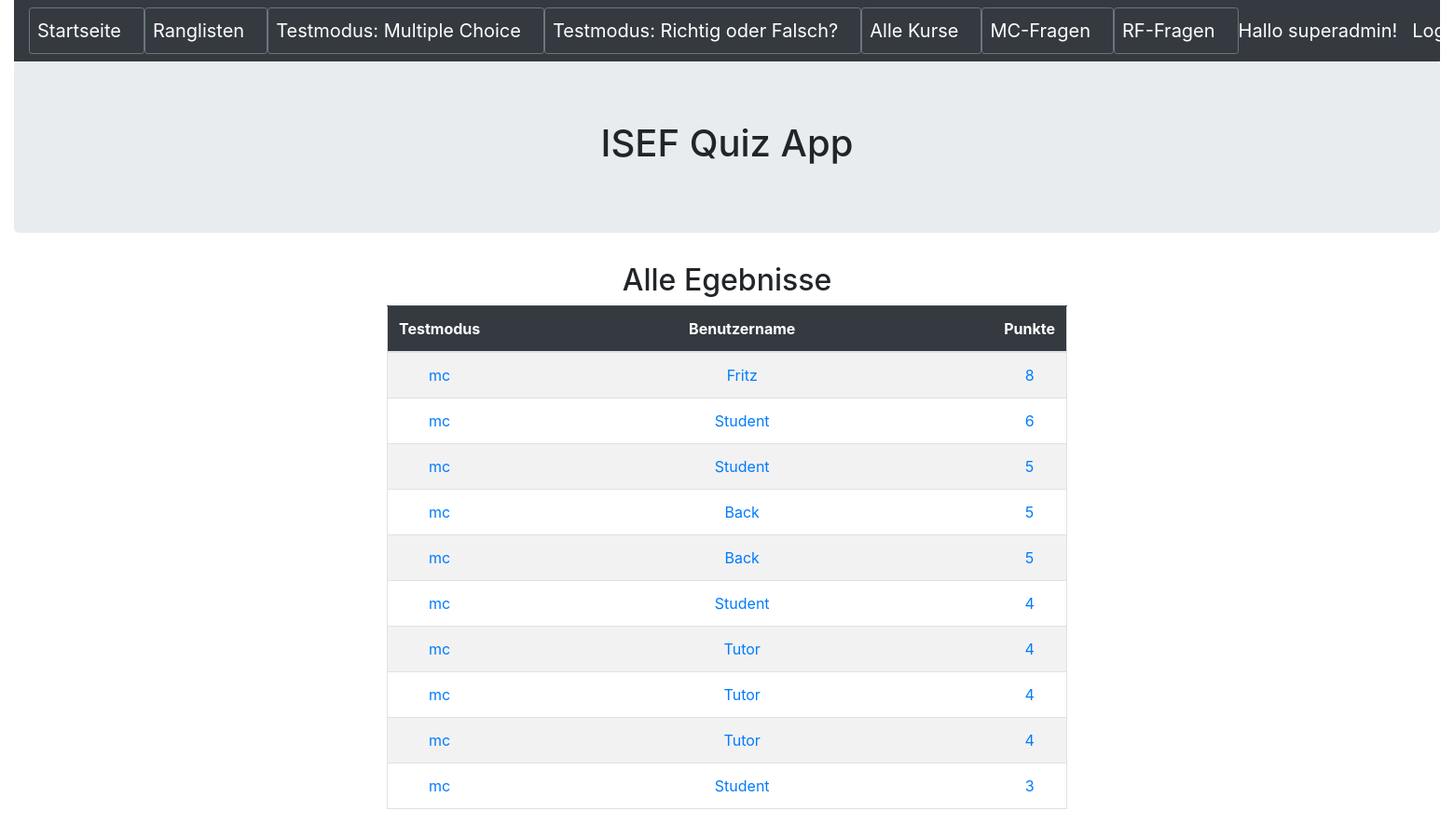
The app's page /ergebnismctoppunkte (signed in) with its own data.
### quiz/models.py (models this page shows, shortened)
class Ergebnis(models.Model):
    testmodus = models.CharField(max_length=20,blank=False)
    benutzername = models.CharField(max_length=50,blank=False)
    kursid = models.CharField(max_length=5,blank=False)
    kursname = models.CharField(max_length=50,blank=False)
    zeitsekunden = models.IntegerField(blank=False)
    datum = models.DateField(auto_now_add=True)
    punkte = models.IntegerField(blank=False)
    fragentotal = models.IntegerField(blank=False)
    fragenkorrekt = models.IntegerField(blank=False)
    fragenfalsch = models.IntegerField(blank=False)

### quiz/views.py (the view)
# urls.py: path('ergebnismctoppunkte', ErgebnisMCTopPunkte.as_view(), name='ergebnis_mctoppunkte'),
class ErgebnisMCTopPunkte(AuthListView):
    model = Ergebnis
    template_name = 'ergebnis/ergebnis_mctoppunkte.html'
    fields = '__all__'
    permission_required = ('quiz.view_ergebnis')
    def get_queryset(self):
        return Ergebnis.objects.filter(testmodus='mc').order_by('-punkte')[:10]

### quiz/templates/ergebnis/ergebnis_mctoppunkte.html
{% extends 'base.html' %}
{% block content %}
<h2 class="text-center">Alle Egebnisse</h2>
<div class="container text-center">
	<div class="row justify-content-md-center">
		<div class="col-sm-8 ">
			<table  class ="table border table-hover table-striped">
				<thead class="table-dark">
					<th width=100 scope = "col">Testmodus</th>
					<th width=550 scope = "col">Benutzername</th>
					<th scope = "col">Punkte</th>
				</thead>
				<tbody>
				{% for ergebnis in object_list %}
					<tr>
						<td> <a href="{% url 'ergebnis_detail' ergebnis.pk %}">{{ ergebnis.testmodus }}</a> </td>
						<td> <a href="{% url 'ergebnis_detail' ergebnis.pk %}">{{ ergebnis.benutzername }}</a> </td>
						<td> <a href="{% url 'ergebnis_detail' ergebnis.pk %}">{{ ergebnis.punkte }}</a> </td>
					</tr>
				{% endfor %}
				</tbody>
			</table>
		</div>
	</div>
</div>
{% endblock content %}

### templates/base.html (shortened to what this page needs)
<!DOCTYPE html>
<html>
  <head>
	<link rel="stylesheet" href="https://stackpath.bootstrapcdn.com/bootstrap/4.5.0/css/bootstrap.min.css">
  </head>
  <body>
    <div class="container-fluid">
        <header>
            <nav class="navbar navbar-expand-lg navbar-dark bg-dark">
                <button type="button" class="btn btn-outline-secondary btn-sm"><a class="navbar-brand" href="{% url 'index' %}">Startseite</a></button>
                <button type="button" class="btn btn-outline-secondary btn-sm"><a class="navbar-brand" href="{% url 'ergebnis_start' %}">Ranglisten</a></button>
                <button type="button" class="btn btn-outline-secondary btn-sm"><a class="navbar-brand" href="{% url 'mctest_select' %}">Testmodus: Multiple Choice</a></button>
                <button type="button" class="btn btn-outline-secondary btn-sm"><a class="navbar-brand" href="{% url 'rftest_select' %}">Testmodus: Richtig oder Falsch?</a></button>
                <button type="button" class="btn btn-outline-secondary btn-sm"><a class="navbar-brand" href="{% url 'kurs_start' %}">Alle Kurse</a></button>
                <button type="button" class="btn btn-outline-secondary btn-sm"><a class="navbar-brand" href="{% url 'frage_start' %}">MC-Fragen</a></button>
                <button type="button" class="btn btn-outline-secondary btn-sm"><a class="navbar-brand" href="{% url 'richtigoderfalsch_start' %}">RF-Fragen</a></button>
				{% if user.is_authenticated %}
                <a class="navbar-brand ml-auto order-md-last ">Hallo {{ user.get_username }}!</a>
                <a class="navbar-brand ml-auto order-md-last" href="{% url 'logout'%}?next={{request.path}}">Logout</a>
                {% else %}
                <a class="navbar-brand ml-auto order-md-last" href="{% url 'login'%}?next={{request.path}}">Login</a>
                {% endif %}
            </nav>
        </header>
        <div class="jumbotron">
            <h1 class="text-center">ISEF Quiz App</h1>
        </div>
        {% block content %}
        {% endblock content %}
    </div>
  </body>
</html>

### records on screen
Ergebnis: testmodus "mc", benutzername "Fritz", punkte "8"
Ergebnis: testmodus "mc", benutzername "Student", punkte "6"
Ergebnis: testmodus "mc", benutzername "Student", punkte "5"
Ergebnis: testmodus "mc", benutzername "Back", punkte "5"
Ergebnis: testmodus "mc", benutzername "Back", punkte "5"
Ergebnis: testmodus "mc", benutzername "Student", punkte "4"
Ergebnis: testmodus "mc", benutzername "Tutor", punkte "4"
Ergebnis: testmodus "mc", benutzername "Tutor", punkte "4"
Ergebnis: testmodus "mc", benutzername "Tutor", punkte "4"
Ergebnis: testmodus "mc", benutzername "Student", punkte "3"

### other values on screen
{{ user.get_username }} "superadmin"
